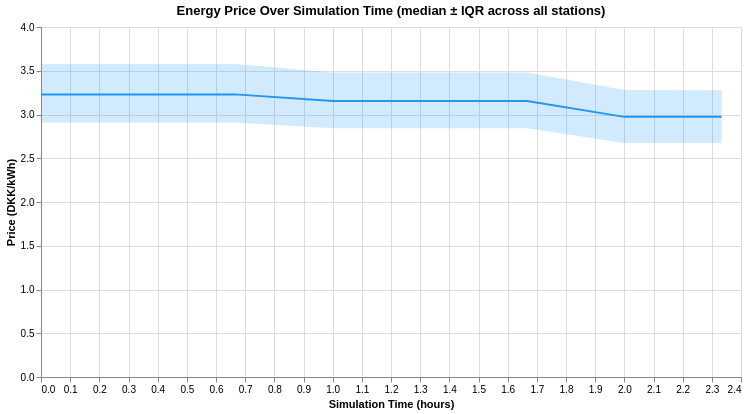

Write notebook code for a chart like this one.
### Code cell
# Price over sim time: median + IQR band across all stations
price_time = (
    stations
    .group_by('SimHour')
    .agg(
        pl.col('Price').quantile(0.25).alias('P25'),
        pl.col('Price').quantile(0.50).alias('P50'),
        pl.col('Price').quantile(0.75).alias('P75'),
    )
    .sort('SimHour')
    .to_pandas()
)

band = alt.Chart(price_time).mark_area(opacity=0.2, color='#2196f3').encode(
    x=alt.X('SimHour:Q', title='Simulation Time (hours)'),
    y=alt.Y('P25:Q', title='Price (DKK/kWh)'),
    y2='P75:Q',
)
line = alt.Chart(price_time).mark_line(color='#2196f3', strokeWidth=2).encode(
    x='SimHour:Q',
    y='P50:Q',
    tooltip=[
        alt.Tooltip('SimHour:Q', title='Hour'),
        alt.Tooltip('P50:Q', title='Median Price', format='.3f'),
        alt.Tooltip('P25:Q', title='P25', format='.3f'),
        alt.Tooltip('P75:Q', title='P75', format='.3f'),
    ]
)

(band + line).properties(
    title='Energy Price Over Simulation Time (median ± IQR across all stations)',
    width=700, height=350
).interactive()

### Figure 1 — Vega specification as saved in the notebook (floating-point values rounded to 4 significant figures)
{"$schema": "https://vega.github.io/schema/vega/v6.json", "data": [{"name": "param_1e9efca18e7a2868_store"}, {"name": "source_0", "values": [{"P25": 2.909, "P50": 3.23, "P75": 3.576, "SimHour": 0.0}, {"P25": 2.909, "P50": 3.23, "P75": 3.576, "SimHour": 0.3333}, {"P25": 2.909, "P50": 3.23, "P75": 3.576, "SimHour": 0.6667}, {"P25": 2.844, "P50": 3.154, "P75": 3.48, "SimHour": 1.0}, {"P25": 2.844, "P50": 3.154, "P75": 3.48, "SimHour": 1.333}, {"P25": 2.844, "P50": 3.154, "P75": 3.48, "SimHour": 1.667}, {"P25": 2.675, "P50": 2.973, "P75": 3.28, "SimHour": 2.0}, {"P25": 2.675, "P50": 2.974, "P75": 3.276, "SimHour": 2.333}]}, {"name": "source_0_x_domain_SimHour", "values": [{"min": 0.0, "max": 2.333}]}], "signals": [{"name": "unit", "value": {}, "on": [{"events": "pointermove", "update": "isTuple(group()) ? group() : unit"}]}, {"name": "param_1e9efca18e7a2868", "update": "vlSelectionResolve(\"param_1e9efca18e7a2868_store\", \"union\")"}, {"name": "param_1e9efca18e7a2868_SimHour", "on": [{"events": [{"source": "view", "type": "dblclick"}], "update": "null"}, {"events": {"signal": "param_1e9efca18e7a2868_translate_delta"}, "update": "panLinear(param_1e9efca18e7a2868_translate_anchor.extent_x, -param_1e9efca18e7a2868_translate_delta.x / width)"}, {"events": {"signal": "param_1e9efca18e7a2868_zoom_delta"}, "update": "zoomLinear(domain(\"x\"), param_1e9efca18e7a2868_zoom_anchor.x, param_1e9efca18e7a2868_zoom_delta)"}]}, {"name": "param_1e9efca18e7a2868_P25", "on": [{"events": [{"source": "view", "type": "dblclick"}], "update": "null"}, {"events": {"signal": "param_1e9efca18e7a2868_translate_delta"}, "update": "panLinear(param_1e9efca18e7a2868_translate_anchor.extent_y, param_1e9efca18e7a2868_translate_delta.y / height)"}, {"events": {"signal": "param_1e9efca18e7a2868_zoom_delta"}, "update": "zoomLinear(domain(\"y\"), param_1e9efca18e7a2868_zoom_anchor.y, param_1e9efca18e7a2868_zoom_delta)"}]}, {"name": "param_1e9efca18e7a2868_tuple", "on": [{"events": [{"signal": "param_1e9efca18e7a2868_SimHour || param_1e9efca18e7a2868_P25"}], "update": "param_1e9efca18e7a2868_SimHour && param_1e9efca18e7a2868_P25 ? {unit: \"view_fb2cef766de54fcf_0\", fields: param_1e9efca18e7a2868_tuple_fields, values: [param_1e9efca18e7a2868_SimHour,param_1e9efca18e7a2868_P25]} : null"}]}, {"name": "param_1e9efca18e7a2868_tuple_fields", "value": [{"field": "SimHour", "channel": "x", "type": "R"}, {"field": "P25", "channel": "y", "type": "R"}]}, {"name": "param_1e9efca18e7a2868_translate_anchor", "value": {}, "on": [{"events": [{"source": "scope", "type": "pointerdown"}], "update": "{x: x(unit), y: y(unit), extent_x: domain(\"x\"), extent_y: domain(\"y\")}"}]}, {"name": "param_1e9efca18e7a2868_translate_delta", "value": {}, "on": [{"events": [{"source": "window", "between": [{"source": "scope", "type": "pointerdown"}, {"source": "window", "type": "pointerup"}], "consume": true, "type": "pointermove"}], "update": "{x: param_1e9efca18e7a2868_translate_anchor.x - x(unit), y: param_1e9efca18e7a2868_translate_anchor.y - y(unit)}"}]}, {"name": "param_1e9efca18e7a2868_zoom_anchor", "on": [{"events": [{"source": "scope", "consume": true, "type": "wheel"}], "update": "{x: invert(\"x\", x(unit)), y: invert(\"y\", y(unit))}"}]}, {"name": "param_1e9efca18e7a2868_zoom_delta", "on": [{"events": [{"source": "scope", "consume": true, "type": "wheel"}], "update": "pow(1.001, event.deltaY * pow(16, event.deltaMode))", "force": true}]}, {"name": "param_1e9efca18e7a2868_modify", "on": [{"events": {"signal": "param_1e9efca18e7a2868_tuple"}, "update": "modify(\"param_1e9efca18e7a2868_store\", param_1e9efca18e7a2868_tuple, true)"}]}], "marks": [{"type": "area", "name": "view_fb2cef766de54fcf_0_marks", "from": {"data": "source_0"}, "sort": {"field": "x"}, "encode": {"update": {"defined": {"signal": "isValid(datum[\"SimHour\"]) && isFinite(+datum[\"SimHour\"]) && isValid(datum[\"P25\"]) && isFinite(+datum[\"P25\"])"}, "fill": {"value": "#2196f3"}, "y": {"field": "P25", "scale": "y"}, "opacity": {"value": 0.2}, "x": {"field": "SimHour", "scale": "x"}, "orient": {"value": "vertical"}, "y2": {"field": "P75", "scale": "y"}}}, "clip": true, "style": ["area"], "interactive": true}, {"type": "line", "name": "layer_1_marks", "from": {"data": "source_0"}, "sort": {"field": "x"}, "encode": {"update": {"tooltip": {"signal": "{\"Hour\": format(datum[\"SimHour\"], \"\"), \"Median Price\": format(datum[\"P50\"], \".3f\"), \"P25\": format(datum[\"P25\"], \".3f\"), \"P75\": format(datum[\"P75\"], \".3f\")}"}, "strokeWidth": {"value": 2}, "stroke": {"value": "#2196f3"}, "x": {"field": "SimHour", "scale": "x"}, "y": {"field": "P50", "scale": "y"}, "defined": {"signal": "isValid(datum[\"SimHour\"]) && isFinite(+datum[\"SimHour\"]) && isValid(datum[\"P50\"]) && isFinite(+datum[\"P50\"])"}}}, "style": ["line"], "clip": true, "interactive": true}], "scales": [{"name": "x", "type": "linear", "domain": [{"signal": "(data(\"source_0_x_domain_SimHour\")[0] || {}).min"}, {"signal": "(data(\"source_0_x_domain_SimHour\")[0] || {}).max"}], "range": [0, {"signal": "width"}], "zero": false, "domainRaw": {"signal": "param_1e9efca18e7a2868[\"SimHour\"]"}, "nice": true}, {"name": "y", "type": "linear", "domain": {"data": "source_0", "fields": ["P25", "P75", "P50"]}, "range": [{"signal": "height"}, 0], "domainRaw": {"signal": "param_1e9efca18e7a2868[\"P25\"]"}, "nice": true, "zero": true}], "axes": [{"scale": "x", "gridScale": "y", "maxExtent": 0, "minExtent": 0, "orient": "bottom", "tickCount": {"signal": "ceil(width/40)"}, "zindex": 0, "ticks": false, "labels": false, "grid": true, "domain": false, "aria": false}, {"scale": "y", "tickCount": {"signal": "ceil(height/40)"}, "labels": false, "aria": false, "grid": true, "zindex": 0, "maxExtent": 0, "domain": false, "minExtent": 0, "orient": "left", "gridScale": "x", "ticks": false}, {"scale": "x", "grid": false, "labelFlush": true, "labelOverlap": true, "zindex": 0, "tickCount": {"signal": "ceil(width/40)"}, "title": "Simulation Time (hours)", "orient": "bottom"}, {"scale": "y", "title": "Price (DKK/kWh)", "orient": "left", "labelOverlap": true, "tickCount": {"signal": "ceil(height/40)"}, "grid": false, "zindex": 0}], "title": {"text": "Energy Price Over Simulation Time (median ± IQR across all stations)", "frame": "group"}, "padding": 5, "width": 700, "height": 350, "style": "cell", "background": "white"}
